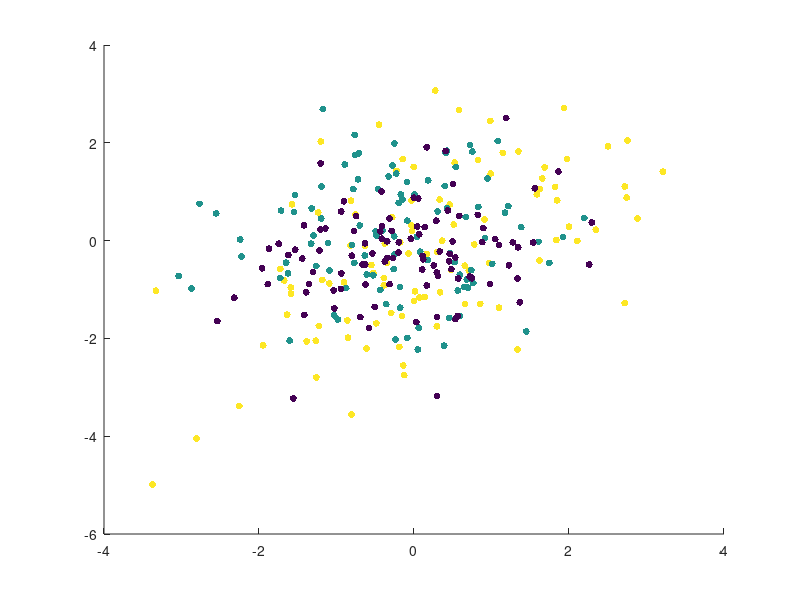
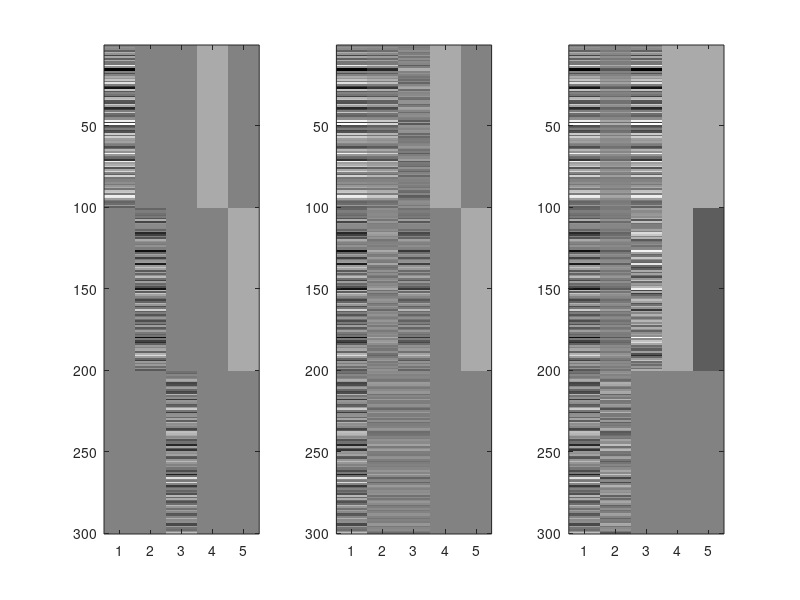

These charts were generated, in order, by the following MATLAB code: (Note: this script raises an error after producing the figures.)
% This MATLAB script is to introduce the basic concepts of
% psychophysiological interaction (PPI) of functional MRI (fMRI) data
% Author: Xin Di, PhD

clear

% Part 1 correlation differences among three conditions
% There are three conditions: A, B, and R.
% There is only correlation between x1 and x2 in condition A

% Generate simulated variables
x_common = randn(100,1);  % A common signal that give rises to correlation
x1A = x_common + randn(100,1);  % Simulated x1 in condition A
x2A = x_common + randn(100,1);  % Simulated x2 in condition A
x1B = 0.2*x_common + randn(100,1);  % Simulated x1 in condition B
x2B = 0.2*x_common + randn(100,1);  % Simulated x2 in condition B
x1R = randn(100,1);  % Simulated x1 in condition R
x2R = randn(100,1);  % Simulated x2 in condition R

% concatenate variables and generate the psychological variable
x1 = [x1A;x1B;x1R];
x2 = [x2A;x2B;x2R];
psych = [2*ones(100,1);ones(100,1);zeros(100,1)];

figure; scatter(x1,x2,25,psych,'filled');
r = [corr2(x1A,x2A) corr2(x1B,x2B) corr2(x1R,x2R)]


% Part2 Different methods to examine correlation (slope) differences 
psych1 = [ones(100,1);zeros(200,1)];
psych2 = [zeros(100,1);ones(100,1);zeros(100,1)];
design_matrix1 = [[x1A;zeros(200,1)],[zeros(100,1);x1B;zeros(100,1)],[zeros(200,1);x1R],psych1,psych2]; % omitted constant term because regstats will be used
design_matrix2 = [x1,x1.*detrend(psych1,'constant'),x1.*detrend(psych2,'constant'),psych1,psych2];
psych1b = [ones(200,1);zeros(100,1)];
psych2b = [ones(100,1);-ones(100,1);zeros(100,1)];
design_matrix3 = [x1,x1.*detrend(psych1b,'constant'),x1.*detrend(psych2b,'constant'),psych1b,psych2b];

figure; subplot(1,3,1);imagesc(design_matrix1)
subplot(1,3,2);imagesc(design_matrix2)
subplot(1,3,3);imagesc(design_matrix3);colormap('gray')

s = regstats(x2,design_matrix1);
[s.tstat.beta, s.tstat.se, s.tstat.t, s.tstat.pval];
[p,F] = linhyptest(s.beta, s.covb, 0, [0 1 -1 0 0 0], s.tstat.dfe)

s = regstats(x2,design_matrix2);
[s.tstat.beta, s.tstat.se, s.tstat.t, s.tstat.pval];
[p,F] = linhyptest(s.beta, s.covb, 0, [0 0 1 -1 0 0], s.tstat.dfe)

s = regstats(x2,design_matrix3);
[s.tstat.beta, s.tstat.se, s.tstat.t, s.tstat.pval];
[s.tstat.t(4), s.tstat.pval(4)]


